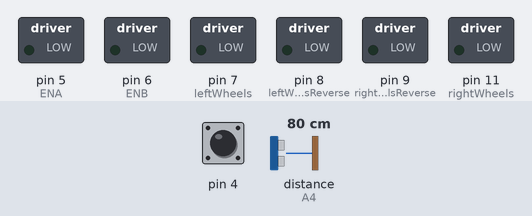
The sketch below on a simulated Arduino Uno, built with avr-gcc and run on an emulated ATmega328P. On the bench: switched loads named in the sketch (green lamp = pin HIGH). Wiring (inferred from the names in the program): ultrasonic range finder: trigger A5; echo A4. The inputs (shaded band) are chosen by the test bench; at power-on: pin 4 HIGH, distance to the obstacle (sensor on A4) 80 cm. The echo pulse lasts 58.3 µs per cm; pins used as bus, display or sensor lines are not drawn.

Above: at 0.1 s.
At 3.2 s:
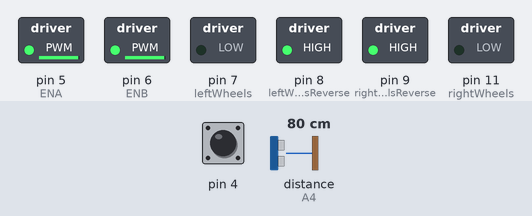
Timing chart, 0 to 4.9 s (numbered marks = the images above):
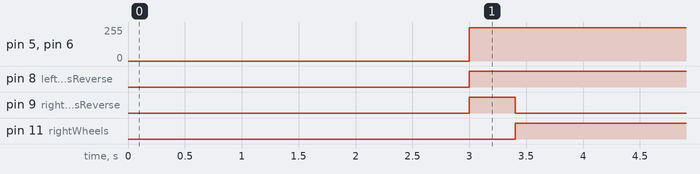

The sketch:

CarCode.ino
```cpp
//www.elegoo.com

#include <Servo.h>

//Line Tracking IO define
#define sensor !digitalRead(4)

#define leftWheels 7
#define leftWheelsReverse 8
#define rightWheelsReverse 9
#define rightWheels 11
#define ENA 5
#define ENB 6

int carSpeed = 250;

int Echo = A4;
int Trig = A5;

int distanceTest() {
  digitalWrite(Trig, LOW);
  delayMicroseconds(2);
  digitalWrite(Trig, HIGH);
  delayMicroseconds(20);
  digitalWrite(Trig, LOW);
  float Fdistance = pulseIn(Echo, HIGH);
  Fdistance= Fdistance / 58;
  return (int)Fdistance;
}

void forward(){
  analogWrite(ENA, carSpeed);
  analogWrite(ENB, carSpeed);

  while(sensor){
    digitalWrite(leftWheels, HIGH);
    digitalWrite(leftWheelsReverse, LOW);
    digitalWrite(rightWheelsReverse, LOW);
    digitalWrite(rightWheels, HIGH);
  }
   backup();
   delay(400);

   if(distanceTest() < 50){
      forward;
   }else{
      turn();
   }
}

void turn(){
    do{
        digitalWrite(leftWheels, LOW);
        digitalWrite(leftWheelsReverse, HIGH);
        digitalWrite(rightWheelsReverse, LOW);
        digitalWrite(rightWheels, HIGH);
    }
    while(distanceTest() > 50);
}

void backup(){
  analogWrite(ENA, carSpeed);
  analogWrite(ENB, carSpeed);
  digitalWrite(leftWheels, LOW);
  digitalWrite(rightWheels, LOW);
  digitalWrite(leftWheelsReverse, HIGH);
  digitalWrite(rightWheelsReverse, HIGH);
}

void setup(){
  Serial.begin(9600);

  pinMode(4,INPUT);
  pinMode(5,INPUT);
  pinMode(Echo, INPUT);
  pinMode(Trig, OUTPUT);

  pinMode(leftWheels,OUTPUT);
  pinMode(leftWheelsReverse,OUTPUT);
  pinMode(rightWheels,OUTPUT);
  pinMode(rightWheelsReverse,OUTPUT);
  pinMode(ENA, OUTPUT);
  pinMode(ENB, OUTPUT);

  delay(3000);
}

void loop() {
  forward();
}
```

Measured:
- by itself, pin 5 (ENA), pin 6 (ENB): 0/255 → 250/255 at 3.0 s
- by itself, pin 8 (leftWheelsReverse): LOW → HIGH at 3.0 s
- by itself, pin 9 (rightWheelsReverse): LOW → HIGH at 3.0 s, → LOW 0.41 s later
- by itself, pin 11 (rightWheels): LOW → HIGH at 3.4 s
